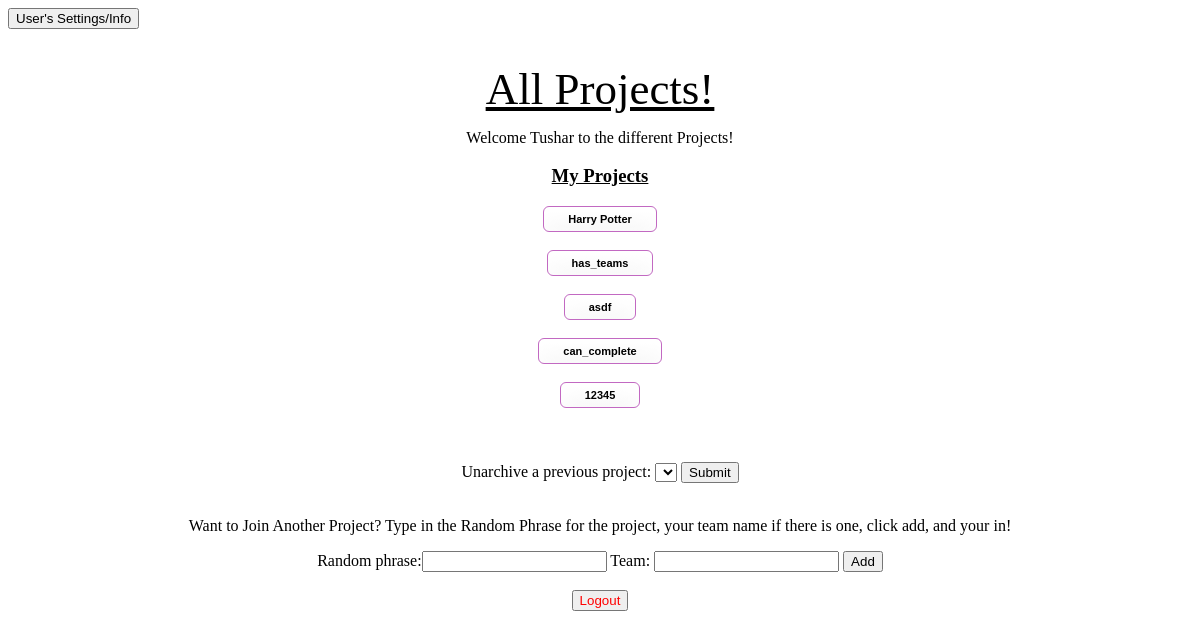
Page /quest/user_project_page/tdesai (signed in) on the earlier database version.
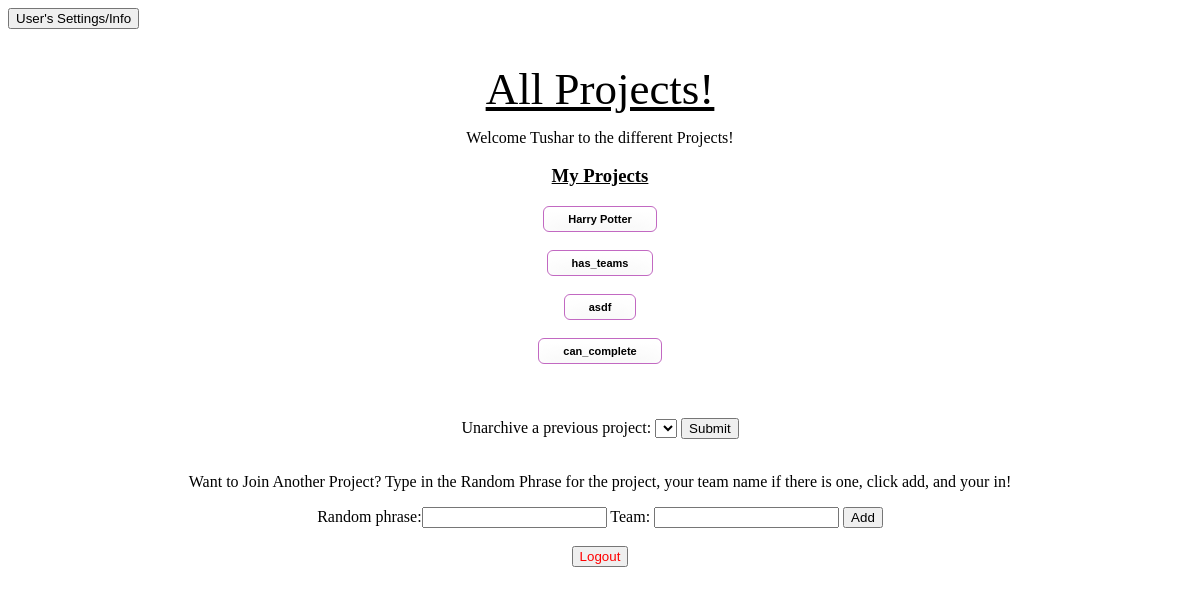
Same page on the later database version.
### quest_extension/models.py (models this page shows)
class User(models.Model):
    user_ldap = models.CharField(max_length=45)
    user_first_name = models.CharField(max_length=45)
    user_last_name = models.CharField(max_length=45)
    user_email = models.CharField(max_length=45)
    user_password = models.CharField(max_length = 100)
    user_reset_password_pin = models.CharField(max_length = 100, null=True, default = None)

class Project(models.Model):
    project_name = models.CharField(max_length=1000)
    project_description = models.CharField(max_length=1000, blank = True, null = True)
    project_random_phrase = models.CharField(max_length = 255, unique = True)
    project_admin_pin = models.CharField(max_length = 255, unique = True)
    project_editable = models.BooleanField()
    project_has_teams = models.BooleanField(default = False)

### quest_extension/views.py (the view)
# urls.py: path('user_project_page/<ldap>', views.get_user_project_page),
def get_user_project_page(request, ldap):
    if not validate_user_access(request, ldap):
        return HttpResponseRedirect('/quest/user_login')
    current_user = User.objects.get(user_ldap = ldap)
    user_projects = UserProject.objects.filter(user = current_user, archived = False).values_list('project', flat=True)
    user_projects = Project.objects.filter(pk__in=user_projects)
    list_of_archived_projects = UserProject.objects.filter(user = current_user, archived = True).values_list('project', flat=True)
    list_of_archived_projects = Project.objects.filter(pk__in=list_of_archived_projects)
    add_new_project_form = AddNewProjectForm()
    context = {'current_user': current_user,
    'user_projects': user_projects,
    'add_new_project_form': add_new_project_form,
    'list_of_archived_projects': list_of_archived_projects}
    return render(request, 'quest_extension/user_project_page.html', context)

### quest_extension/forms.py
class AddNewProjectForm(forms.Form):
    random_phrase = forms.CharField()

### quest_extension/logic.py (called while the page is built)
def validate_user_access(request, ldap):
    return 'current_user_ldap' in request.session and request.session['current_user_ldap'] == ldap

### quest_extension/templates/quest_extension/user_project_page.html (shortened to what this page needs)
{% load static %}
<!DOCTYPE html>
<html lang="en">
    <head>
	<link rel="stylesheet" type="text/css" href="{% static 'quest_extension/user_project_page_style.css' %}">
    </head>
    <body>
    <form method='GET' action = '/quest/user_settings_info/{{current_user.user_ldap}}'>
        <button type='submit'>User's Settings/Info</button>
    </form>
    <div id = 'centered'>
        <h1>All Projects!</h1>
        <p>Welcome {{ current_user.user_first_name }} to the different Projects!</p>
        <h3> My Projects </h3>
        {% for project in user_projects %}
            <form method='GET', action = '/quest/user_home/{{ current_user.user_ldap }}/{{ project.id }}'>
                <div id= 'project_button'>
                    <button type='submit'>{{project.project_name}}</button>
                </div>
            </form>
            <br>
        {% endfor %}
        <br>
        <br>
        <form method = 'POST' action = '/quest/user_unarchive_project/{{current_user.user_ldap}}'>
            Unarchive a previous project:
            <select name="project_to_unarchive_id">
            </select>
            <button type = 'submit'> Submit </button>
        </form>
        <br>
        <p> Want to Join Another Project? Type in the Random Phrase for the project, your team name if
            there is one, click add,
            and your in!
        </p>
        <form id = 'add_new_project' method='POST' action = '/quest/add_user_project_page/{{ current_user.user_ldap }}'>
            {{ add_new_project_form }}
            Team: <input type = 'text', name = 'team'>
            <button type ='submit' name = 'project_id' value = '{{project.id}}'>Add</button>
        </form>
        <br>
        <div id= 'logout'>
        <form method='POST' action = '/quest/user_logout/{{ current_user.user_ldap}}'>
                <button type = 'submit', name = 'logout'>Logout</button>
            </form>
        </div>
    </div>
    </body>
</html>

### quest_extension/static/quest_extension/user_project_page_style.css (style rules this page uses)
#centered { text-align: center; }
h1 { padding-top: 3%; text-decoration: underline; color: black; font-family: 'Trocchi', serif; font-size: 45px; font-weight: normal; line-height: 48px; margin: 0; }
h3 { text-decoration: underline; }
input { display: inline-block; }
#logout button { color:red; }
#project_button button { -moz-box-shadow:inset 0px 5px 23px 0px #ffffff; -webkit-box-shadow:inset 0px 5px 23px 0px #ffffff; box-shadow:inset 0px 5px 23px 0px #ffffff; background:-webkit-gradient(linear, left top, left bottom, color-stop(0.05, #ffffff), color-stop(1, #f6f6f6)); background:-moz-linear-gradient(top, #ffffff 5%, #f6f6f6 100%); background:-webkit-linear-gradient(top, #ffffff 5%, #f6f6f6 100%); background:-o-linear-gradient(top, #ffffff 5%, #f6f6f6 100%); background:-ms-linear-gradient(top, #ffffff 5%, #f6f6f6 100%); background:linear-gradient(to bottom, #ffffff 5%, #f6f6f6 100%); filter:progid:DXImageTransform.Microsoft.gradient(startColorstr='#ffffff', endColorstr='#f6f6f6',GradientType=0); background-color:#ffffff; -moz-border-radius:6px; -webkit-border-radius:6px; border-radius:6px; border:1.5px solid #c269c2; display:inline-block; cursor:pointer; color:black; font-family:Arial; font-size:11px; font-weight:bold; padding:6px 24px; text-decoration:none; }

Differences in the rows shown:
no longer on this page (row edited): Project: project_name "12345"
